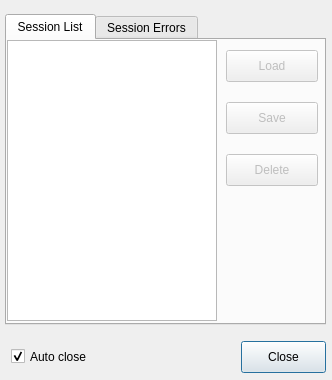
<?xml version="1.0" encoding="UTF-8"?>
<ui version="4.0">
 <class>SessionDialog</class>
 <widget class="QDialog" name="SessionDialog">
  <property name="windowModality">
   <enum>Qt::ApplicationModal</enum>
  </property>
  <property name="geometry">
   <rect>
    <x>0</x>
    <y>0</y>
    <width>332</width>
    <height>380</height>
   </rect>
  </property>
  <property name="minimumSize">
   <size>
    <width>332</width>
    <height>380</height>
   </size>
  </property>
  <property name="maximumSize">
   <size>
    <width>332</width>
    <height>380</height>
   </size>
  </property>
  <property name="windowTitle">
   <string>Session Manager</string>
  </property>
  <widget class="QTabWidget" name="Sess_tabWidget">
   <property name="geometry">
    <rect>
     <x>5</x>
     <y>14</y>
     <width>321</width>
     <height>311</height>
    </rect>
   </property>
   <property name="currentIndex">
    <number>0</number>
   </property>
   <widget class="QWidget" name="Sess_tab_Sessions">
    <property name="accessibleName">
     <string/>
    </property>
    <attribute name="title">
     <string>Session List</string>
    </attribute>
    <widget class="QWidget" name="layoutWidget">
     <property name="geometry">
      <rect>
       <x>0</x>
       <y>0</y>
       <width>311</width>
       <height>281</height>
      </rect>
     </property>
     <layout class="QHBoxLayout" name="Sess_HBoxLayout_textbuttons">
      <property name="spacing">
       <number>0</number>
      </property>
      <item>
       <widget class="QListWidget" name="Sess_listWidget_Sessions">
        <property name="minimumSize">
         <size>
          <width>210</width>
          <height>275</height>
         </size>
        </property>
        <property name="maximumSize">
         <size>
          <width>210</width>
          <height>16777215</height>
         </size>
        </property>
       </widget>
      </item>
      <item>
       <spacer name="Sess_Spacer_textbuttons">
        <property name="orientation">
         <enum>Qt::Horizontal</enum>
        </property>
        <property name="sizeHint" stdset="0">
         <size>
          <width>40</width>
          <height>20</height>
         </size>
        </property>
       </spacer>
      </item>
      <item>
       <layout class="QVBoxLayout" name="Sess_VBoxLayout_buttonsspacer">
        <property name="spacing">
         <number>0</number>
        </property>
        <item>
         <layout class="QHBoxLayout" name="Sess_HBoxLayout_buttons">
          <property name="spacing">
           <number>0</number>
          </property>
          <property name="leftMargin">
           <number>0</number>
          </property>
          <property name="topMargin">
           <number>0</number>
          </property>
          <property name="rightMargin">
           <number>0</number>
          </property>
          <property name="bottomMargin">
           <number>0</number>
          </property>
          <item>
           <layout class="QVBoxLayout" name="Sess_VBoxLayout_buttons">
            <property name="spacing">
             <number>0</number>
            </property>
            <property name="leftMargin">
             <number>0</number>
            </property>
            <property name="topMargin">
             <number>0</number>
            </property>
            <property name="rightMargin">
             <number>0</number>
            </property>
            <property name="bottomMargin">
             <number>0</number>
            </property>
            <item>
             <spacer name="Sess_Spacer_load">
              <property name="orientation">
               <enum>Qt::Vertical</enum>
              </property>
              <property name="sizeType">
               <enum>QSizePolicy::Fixed</enum>
              </property>
              <property name="sizeHint" stdset="0">
               <size>
                <width>20</width>
                <height>10</height>
               </size>
              </property>
             </spacer>
            </item>
            <item>
             <widget class="QPushButton" name="Sess_pushButton_load">
              <property name="enabled">
               <bool>false</bool>
              </property>
              <property name="sizePolicy">
               <sizepolicy hsizetype="Fixed" vsizetype="Fixed">
                <horstretch>0</horstretch>
                <verstretch>0</verstretch>
               </sizepolicy>
              </property>
              <property name="minimumSize">
               <size>
                <width>92</width>
                <height>32</height>
               </size>
              </property>
              <property name="maximumSize">
               <size>
                <width>100</width>
                <height>32</height>
               </size>
              </property>
              <property name="accessibleName">
               <string/>
              </property>
              <property name="layoutDirection">
               <enum>Qt::RightToLeft</enum>
              </property>
              <property name="text">
               <string>Load</string>
              </property>
             </widget>
            </item>
            <item>
             <spacer name="Sess_Spacer_loadsave">
              <property name="orientation">
               <enum>Qt::Vertical</enum>
              </property>
              <property name="sizeType">
               <enum>QSizePolicy::Fixed</enum>
              </property>
              <property name="sizeHint" stdset="0">
               <size>
                <width>20</width>
                <height>20</height>
               </size>
              </property>
             </spacer>
            </item>
            <item>
             <widget class="QPushButton" name="Sess_pushButton_save">
              <property name="enabled">
               <bool>false</bool>
              </property>
              <property name="sizePolicy">
               <sizepolicy hsizetype="Fixed" vsizetype="Fixed">
                <horstretch>0</horstretch>
                <verstretch>0</verstretch>
               </sizepolicy>
              </property>
              <property name="minimumSize">
               <size>
                <width>92</width>
                <height>32</height>
               </size>
              </property>
              <property name="maximumSize">
               <size>
                <width>100</width>
                <height>32</height>
               </size>
              </property>
              <property name="accessibleName">
               <string/>
              </property>
              <property name="layoutDirection">
               <enum>Qt::RightToLeft</enum>
              </property>
              <property name="text">
               <string>Save</string>
              </property>
             </widget>
            </item>
            <item>
             <spacer name="Sess_Spacer_savedelete">
              <property name="orientation">
               <enum>Qt::Vertical</enum>
              </property>
              <property name="sizeType">
               <enum>QSizePolicy::Fixed</enum>
              </property>
              <property name="sizeHint" stdset="0">
               <size>
                <width>20</width>
                <height>20</height>
               </size>
              </property>
             </spacer>
            </item>
            <item>
             <widget class="QPushButton" name="Sess_pushButton_delete">
              <property name="enabled">
               <bool>false</bool>
              </property>
              <property name="sizePolicy">
               <sizepolicy hsizetype="Fixed" vsizetype="Fixed">
                <horstretch>0</horstretch>
                <verstretch>0</verstretch>
               </sizepolicy>
              </property>
              <property name="minimumSize">
               <size>
                <width>92</width>
                <height>32</height>
               </size>
              </property>
              <property name="maximumSize">
               <size>
                <width>100</width>
                <height>32</height>
               </size>
              </property>
              <property name="accessibleName">
               <string/>
              </property>
              <property name="layoutDirection">
               <enum>Qt::RightToLeft</enum>
              </property>
              <property name="text">
               <string>Delete</string>
              </property>
             </widget>
            </item>
            <item>
             <spacer name="Sess_Spacer_delete">
              <property name="orientation">
               <enum>Qt::Vertical</enum>
              </property>
              <property name="sizeType">
               <enum>QSizePolicy::Fixed</enum>
              </property>
              <property name="sizeHint" stdset="0">
               <size>
                <width>20</width>
                <height>20</height>
               </size>
              </property>
             </spacer>
            </item>
           </layout>
          </item>
         </layout>
        </item>
        <item>
         <spacer name="Sess_Spacer_buttonsVBoxLayout">
          <property name="orientation">
           <enum>Qt::Vertical</enum>
          </property>
          <property name="sizeHint" stdset="0">
           <size>
            <width>20</width>
            <height>40</height>
           </size>
          </property>
         </spacer>
        </item>
       </layout>
      </item>
     </layout>
    </widget>
   </widget>
   <widget class="QWidget" name="Sess_tab_SessionErrors">
    <attribute name="title">
     <string>Session Errors</string>
    </attribute>
    <widget class="QWidget" name="layoutWidget">
     <property name="geometry">
      <rect>
       <x>0</x>
       <y>1</y>
       <width>315</width>
       <height>281</height>
      </rect>
     </property>
     <layout class="QVBoxLayout" name="Sess_VBoxLayout_errortext">
      <property name="spacing">
       <number>0</number>
      </property>
      <item>
       <layout class="QHBoxLayout" name="Sess_HBoxLayout_error">
        <property name="spacing">
         <number>0</number>
        </property>
        <property name="leftMargin">
         <number>5</number>
        </property>
        <property name="topMargin">
         <number>5</number>
        </property>
        <property name="bottomMargin">
         <number>10</number>
        </property>
        <item>
         <widget class="QLabel" name="Sess_label_errorlist">
          <property name="sizePolicy">
           <sizepolicy hsizetype="Preferred" vsizetype="Preferred">
            <horstretch>0</horstretch>
            <verstretch>0</verstretch>
           </sizepolicy>
          </property>
          <property name="minimumSize">
           <size>
            <width>250</width>
            <height>15</height>
           </size>
          </property>
          <property name="maximumSize">
           <size>
            <width>16777215</width>
            <height>21</height>
           </size>
          </property>
          <property name="text">
           <string>Error list:</string>
          </property>
         </widget>
        </item>
       </layout>
      </item>
      <item>
       <widget class="QListWidget" name="Sess_listWidget_errorlist"/>
      </item>
     </layout>
    </widget>
   </widget>
  </widget>
  <widget class="QWidget" name="layoutWidget">
   <property name="geometry">
    <rect>
     <x>6</x>
     <y>340</y>
     <width>320</width>
     <height>34</height>
    </rect>
   </property>
   <layout class="QHBoxLayout" name="HBoxLayout_autocloseclose">
    <property name="spacing">
     <number>6</number>
    </property>
    <property name="leftMargin">
     <number>5</number>
    </property>
    <item>
     <widget class="QCheckBox" name="Sess_checkBox_autoclose">
      <property name="sizePolicy">
       <sizepolicy hsizetype="Minimum" vsizetype="Minimum">
        <horstretch>0</horstretch>
        <verstretch>0</verstretch>
       </sizepolicy>
      </property>
      <property name="minimumSize">
       <size>
        <width>171</width>
        <height>21</height>
       </size>
      </property>
      <property name="maximumSize">
       <size>
        <width>171</width>
        <height>21</height>
       </size>
      </property>
      <property name="accessibleName">
       <string/>
      </property>
      <property name="text">
       <string>Auto close</string>
      </property>
      <property name="checked">
       <bool>true</bool>
      </property>
     </widget>
    </item>
    <item>
     <spacer name="Sess_Spacer_autocloseclose">
      <property name="orientation">
       <enum>Qt::Horizontal</enum>
      </property>
      <property name="sizeHint" stdset="0">
       <size>
        <width>61</width>
        <height>20</height>
       </size>
      </property>
     </spacer>
    </item>
    <item>
     <widget class="QPushButton" name="Sess_closeButton">
      <property name="sizePolicy">
       <sizepolicy hsizetype="Fixed" vsizetype="Fixed">
        <horstretch>0</horstretch>
        <verstretch>0</verstretch>
       </sizepolicy>
      </property>
      <property name="minimumSize">
       <size>
        <width>85</width>
        <height>32</height>
       </size>
      </property>
      <property name="maximumSize">
       <size>
        <width>100</width>
        <height>32</height>
       </size>
      </property>
      <property name="text">
       <string>Close</string>
      </property>
      <property name="autoDefault">
       <bool>false</bool>
      </property>
      <property name="default">
       <bool>true</bool>
      </property>
     </widget>
    </item>
   </layout>
  </widget>
 </widget>
 <tabstops>
  <tabstop>Sess_closeButton</tabstop>
  <tabstop>Sess_listWidget_Sessions</tabstop>
  <tabstop>Sess_pushButton_load</tabstop>
  <tabstop>Sess_pushButton_save</tabstop>
  <tabstop>Sess_pushButton_delete</tabstop>
  <tabstop>Sess_checkBox_autoclose</tabstop>
  <tabstop>Sess_tabWidget</tabstop>
  <tabstop>Sess_listWidget_errorlist</tabstop>
 </tabstops>
 <resources/>
 <connections>
  <connection>
   <sender>Sess_closeButton</sender>
   <signal>clicked()</signal>
   <receiver>SessionDialog</receiver>
   <slot>reject()</slot>
   <hints>
    <hint type="sourcelabel">
     <x>514</x>
     <y>474</y>
    </hint>
    <hint type="destinationlabel">
     <x>282</x>
     <y>249</y>
    </hint>
   </hints>
  </connection>
 </connections>
</ui>
